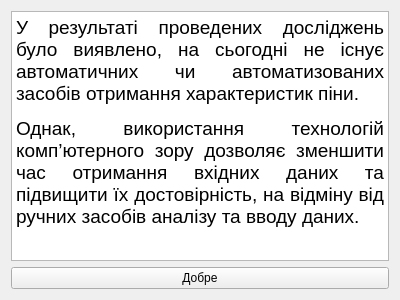
<?xml version="1.0" encoding="UTF-8"?>
<ui version="4.0">
 <class>InfoFrame</class>
 <widget class="QWidget" name="InfoFrame">
  <property name="geometry">
   <rect>
    <x>0</x>
    <y>0</y>
    <width>400</width>
    <height>300</height>
   </rect>
  </property>
  <property name="windowTitle">
   <string>Form</string>
  </property>
  <layout class="QGridLayout" name="gridLayout">
   <item row="0" column="0">
    <widget class="QTextBrowser" name="textBrowser">
     <property name="html">
      <string>&lt;!DOCTYPE HTML PUBLIC &quot;-//W3C//DTD HTML 4.0//EN&quot; &quot;http://www.w3.org/TR/REC-html40/strict.dtd&quot;&gt;
&lt;html&gt;&lt;head&gt;&lt;meta name=&quot;qrichtext&quot; content=&quot;1&quot; /&gt;&lt;style type=&quot;text/css&quot;&gt;
p, li { white-space: pre-wrap; }
&lt;/style&gt;&lt;/head&gt;&lt;body style=&quot; font-family:'MS Shell Dlg 2'; font-size:8.25pt; font-weight:400; font-style:normal;&quot;&gt;
&lt;p align=&quot;justify&quot; style=&quot; margin-top:12px; margin-bottom:12px; margin-left:0px; margin-right:0px; -qt-block-indent:0; text-indent:0px;&quot;&gt;&lt;span style=&quot; font-size:14pt; color:#000000;&quot;&gt;У результаті проведених досліджень було виявлено, на сьогодні не існує автоматичних чи автоматизованих засобів отримання характеристик піни.&lt;/span&gt;&lt;span style=&quot; font-size:14pt;&quot;&gt; &lt;/span&gt;&lt;/p&gt;
&lt;p align=&quot;justify&quot; style=&quot; margin-top:12px; margin-bottom:12px; margin-left:0px; margin-right:0px; -qt-block-indent:0; text-indent:0px;&quot;&gt;&lt;span style=&quot; font-size:14pt; color:#000000;&quot;&gt;Однак, використання технологій комп’ютерного зору дозволяє зменшити час отримання вхідних даних та підвищити їх достовірність, на відміну від ручних засобів аналізу та вводу даних.&lt;/span&gt;&lt;span style=&quot; font-size:14pt;&quot;&gt; &lt;/span&gt;&lt;/p&gt;
&lt;p style=&quot;-qt-paragraph-type:empty; margin-top:12px; margin-bottom:12px; margin-left:0px; margin-right:0px; -qt-block-indent:0; text-indent:0px; font-size:8pt;&quot;&gt;&lt;/p&gt;&lt;/body&gt;&lt;/html&gt;</string>
     </property>
    </widget>
   </item>
   <item row="1" column="0">
    <widget class="QPushButton" name="pushButton">
     <property name="text">
      <string>Добре</string>
     </property>
    </widget>
   </item>
  </layout>
 </widget>
 <resources/>
 <connections/>
</ui>
